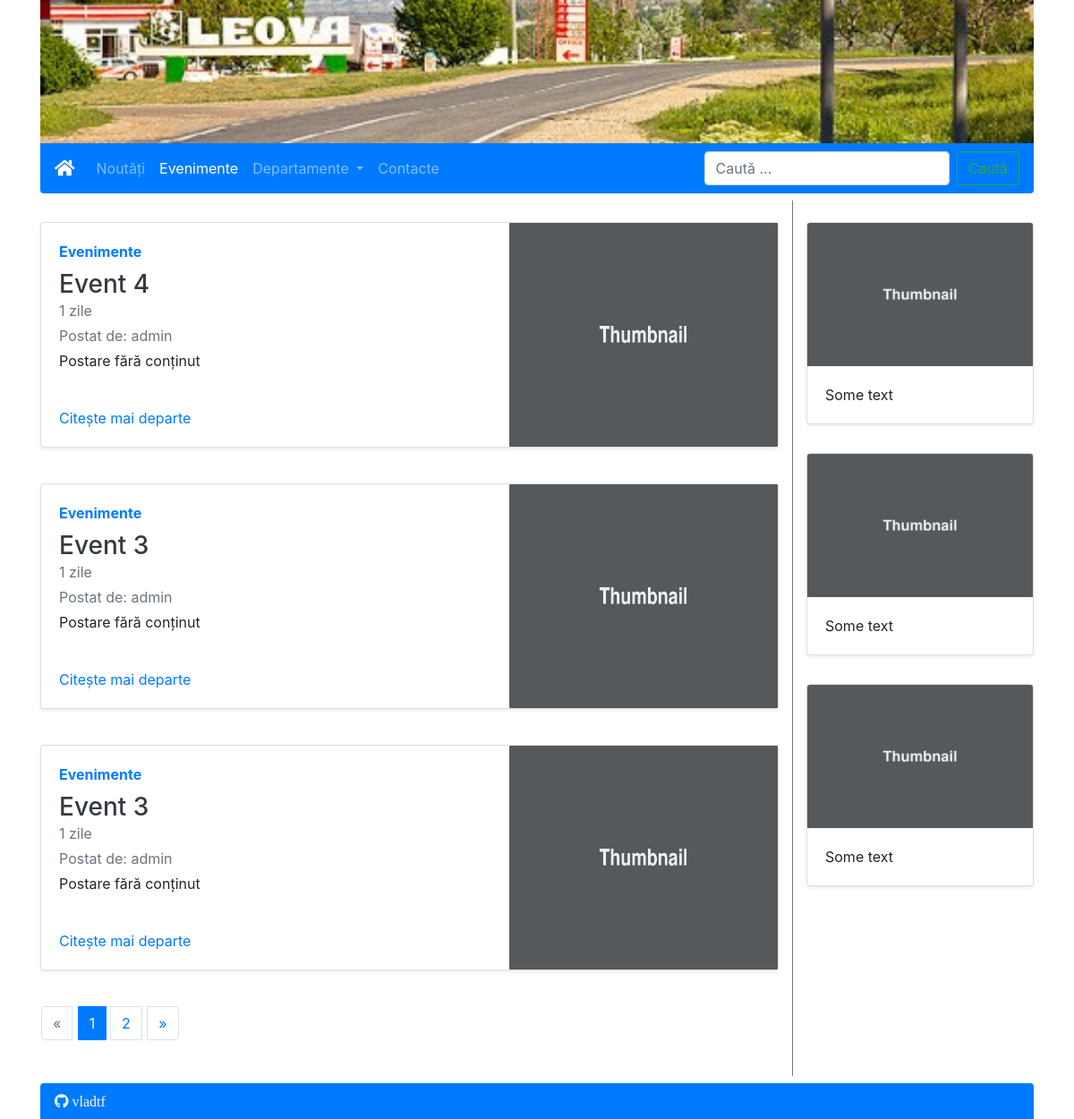
Before: /evenimente/ with the older database file.
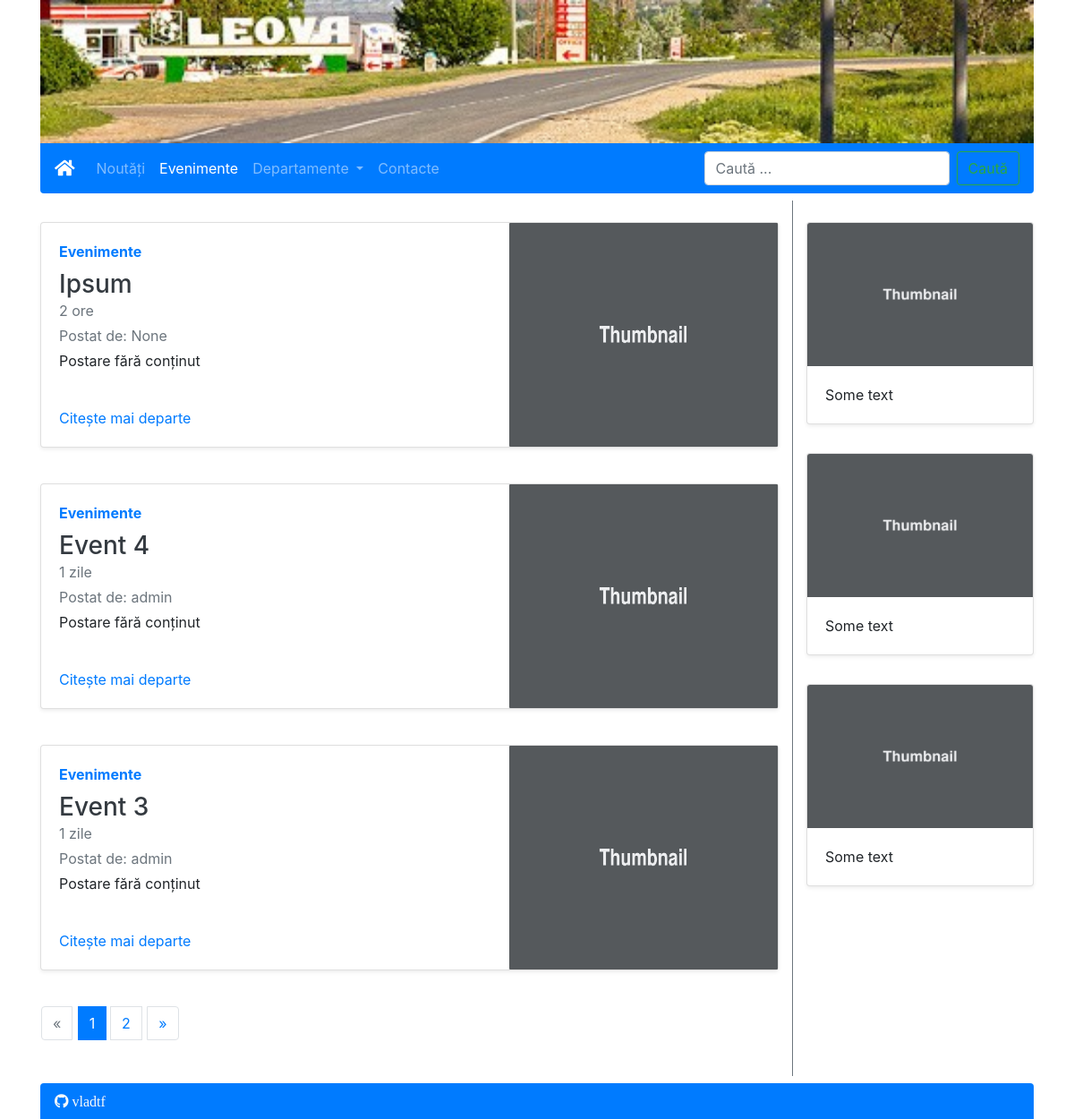
After: the same page with the newer database file.
### daspf_app/models.py (models this page shows, shortened)
class Post(models.Model):
    created_by = models.ForeignKey(User, null=True, on_delete=models.SET_NULL)
    category = models.ForeignKey(Category, null=True, on_delete=models.SET_NULL)
    title = models.CharField(max_length=200, null=False)
    body = models.TextField(null=True, default='Postare fără conținut')
    created_at = models.DateTimeField(auto_now_add=True)
    visible = models.BooleanField(default=True)
    views = models.IntegerField(default=0)
    image = models.ImageField(null=True, blank=True, default='placeholder.jpg')
    @property
    def get_date(self):
        time = datetime.now()
        if self.created_at.day == time.day:
            return str(time.hour - self.created_at.hour) + " ore"
        else:
            if self.created_at.month == time.month:
                return str(time.day - self.created_at.day) + " zile"
            else:
                if self.created_at.year == time.year:
                    return str(time.month - self.created_at.month) + " luni"
        return self.created_at
    @property
    def imageURL(self):
        try:
            url = self.image.url
        except:
            url = '/images/placeholder.png'
        return url

class Category(models.Model):
    name = models.CharField(max_length=200, null=False)
    def __str__(self):
        return self.name

### daspf_app/views.py (the view)
# urls.py: path('evenimente/', views.events, name='events'),
def events(request):
    post_list = Post.objects.all().filter(category=Category.objects.get(name='Evenimente'), visible=True).order_by(
        '-created_at')
    posts = paginate(request, post_list)
    context = {'posts': posts}
    return render(request, 'views/events.html', context=context)

### daspf_app/views.py (called while the page is built)
def paginate(request, post_list):
    page = request.GET.get('page', 1)
    paginator = Paginator(post_list, 3)
    try:
        posts = paginator.page(page)
    except PageNotAnInteger:
        posts = paginator.page(1)
    except EmptyPage:
        posts = paginator.page(paginator.num_pages)
    return posts

### daspf_app/templates/views/events.html (shortened to what this page needs)
{% extends 'layouts/main.html' %}
{% load static %}
{% block content %}
    <div class="row py-3">
        {% for post in posts %}
            <div class="col-lg-12 py-2" onclick="location.href='{% url 'post' post_id=post.id %}';"
                 style="cursor: pointer;">
                <div class="card flex-md-row mb-4 shadow-sm h-md-250">
                    <div class="card-body d-flex flex-column align-items-start">
                        <strong class="d-inline-block mb-2 text-primary">{{ post.category }}</strong>
                        <h3 class="mb-0">
                            <a class="text-dark" href="#">{{ post.title }}</a>
                        </h3>
                        <div class="mb-1 text-muted">{{ post.get_date }}</div>
                        <div class="mb-1 text-muted">Postat de: {{ post.created_by }}</div>
                        <p class="card-text mb-auto">{{ post.body }}</p>
                        <a href="#">Citește mai departe</a>
                    </div>
                    <img class="card-img-right flex-auto d-none d-md-block"
                         style="width: 300px; height: 250px; border-radius: 1px"
                         src="{{ post.imageURL }}">
                </div>
            </div>
        {% endfor %}
        {% if posts.has_other_pages %}
            <ul class="pagination py-2 col-lg-12 px-3">
                {% if posts.has_previous %}
                    <li class="page-item pr-1"><a class="page-link" href="?page={{ posts.previous_page_number }}">&laquo;</a>
                    </li>
                {% else %}
                    <li class="disabled page-item pr-1"><span class="page-link">&laquo;</span></li>
                {% endif %}
                {% for i in posts.paginator.page_range %}
                    {% if posts.number == i %}
                        <li class="page-item active" style="padding: 0 0.15rem;"><span class="page-link">{{ i }} </span></li>
                    {% else %}
                        <li class="page-item" style="padding: 0 0.15rem"><a class="page-link"
                                                                            href="?page={{ i }}">{{ i }}</a></li>
                    {% endif %}
                {% endfor %}
                {% if posts.has_next %}
                    <li class="page-item pl-1"><a class="page-link"
                                                  href="?page={{ posts.next_page_number }}">&raquo;</a></li>
                {% else %}
                    <li class="disabled page-item pl-1"><span class="page-link">&raquo;</span></li>
                {% endif %}
            </ul>
        {% endif %}
    </div>
{% endblock content %}

Changed rows visible on the page:
no longer on this page (row unchanged): Post: category "Evenimente", title "Event 3", get_date "1 zile", created_by "admin", body "Postare fără conținut", imageURL (placeholder picture)
added Post: category "Evenimente", title "Ipsum", get_date "2 ore", created_by "None", body "Postare fără conținut", imageURL (placeholder picture)
